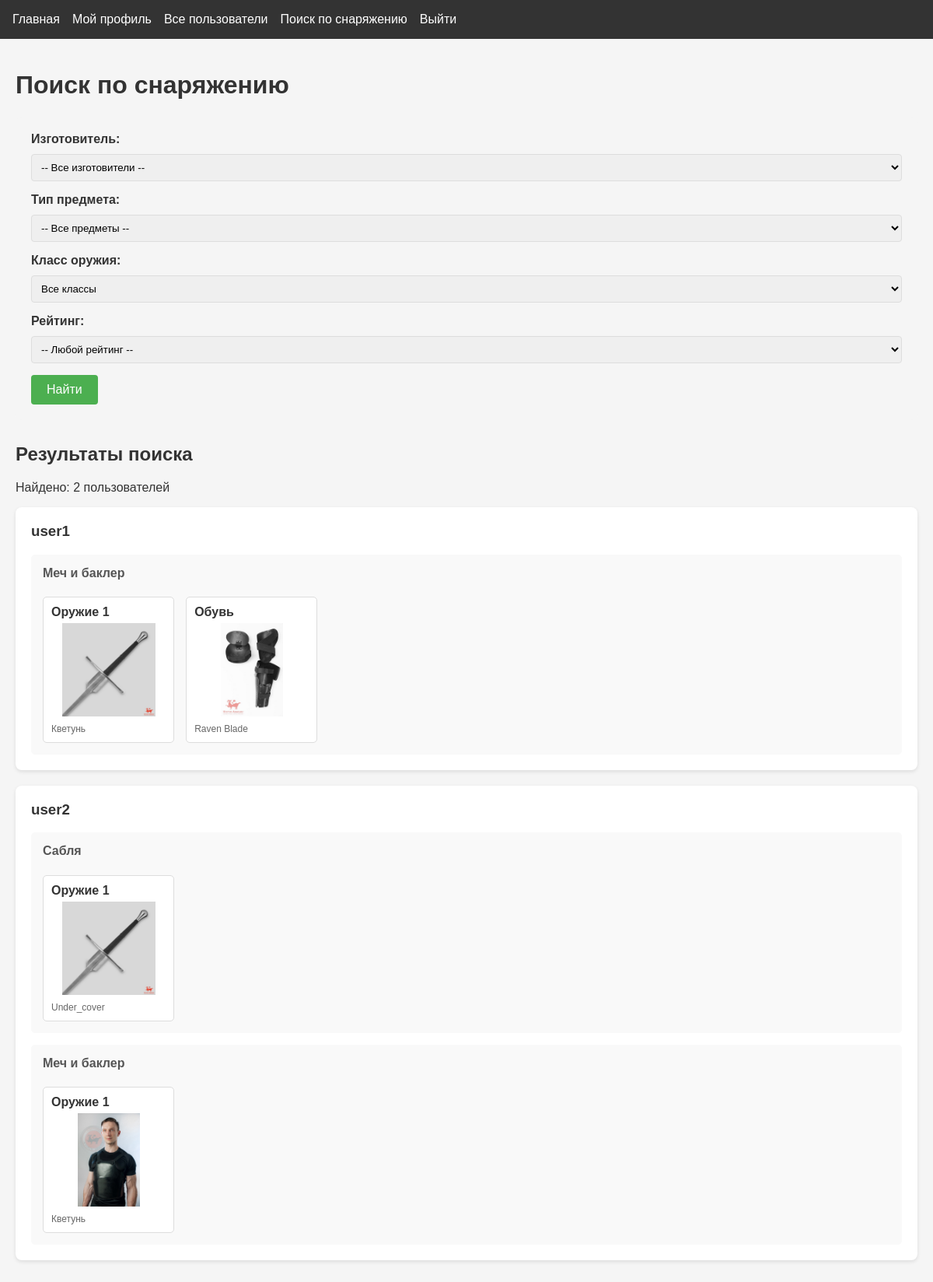
/search (signed in), run on an earlier commit of the app's database.
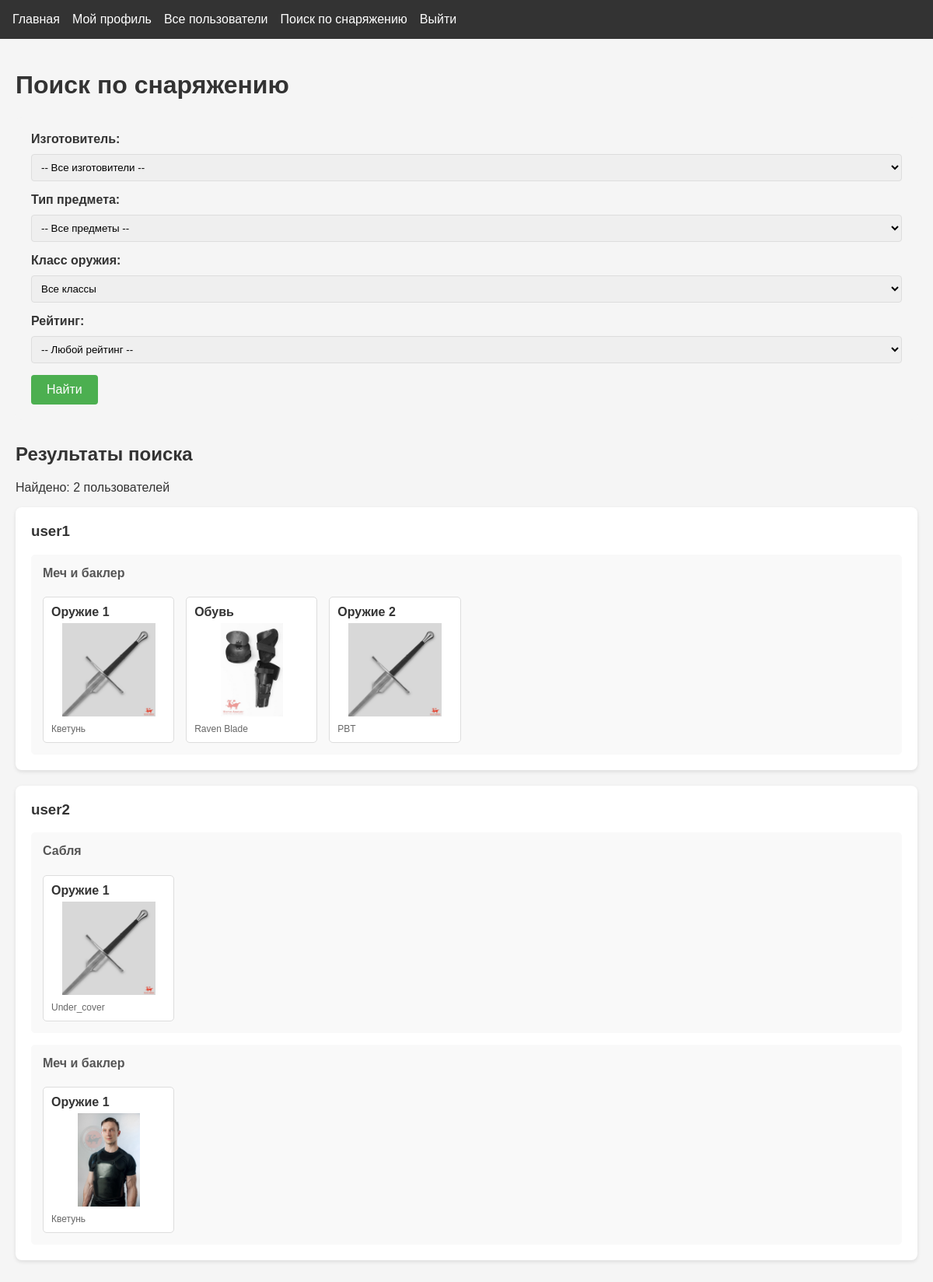
And on a later commit of the database.
### app.py (models this page shows)
class User(db.Model, UserMixin):
    id = db.Column(db.Integer, primary_key=True)
    username = db.Column(db.String(80), unique=True, nullable=False)
    password = db.Column(db.String(120), nullable=False)
    weapon_class = db.Column(db.String(20), default="sword_buckler")
    age = db.Column(db.Integer)
    real_name = db.Column(db.String(100))
    has_longsword = db.Column(db.Boolean, default=False)
    longsword_since = db.Column(db.Date)
    has_rapier = db.Column(db.Boolean, default=False)
    rapier_since = db.Column(db.Date)
    has_sabre = db.Column(db.Boolean, default=False)
    sabre_since = db.Column(db.Date)
    has_sword_buckler = db.Column(db.Boolean, default=False)
    sword_buckler_since = db.Column(db.Date)
    items = db.relationship(
        "InventoryItem", backref="user", lazy=True, cascade="all, delete-orphan"
    )

class InventoryItem(db.Model):
    id = db.Column(db.Integer, primary_key=True)
    user_id = db.Column(db.Integer, db.ForeignKey("user.id"), nullable=False)
    model = db.Column(db.String(20), default="none")  # изготовитель
    model_site = db.Column(db.Text)  # ссылка на изготовителя
    weapon_class = db.Column(db.String(20), default="all")  # 'all' или конкретный класс
    item_type = db.Column(db.String(20), nullable=False)
    image_paths = db.Column(db.Text)
    description = db.Column(db.Text)
    pros = db.Column(db.Text)
    cons = db.Column(db.Text)
    rating = db.Column(db.Integer)
    weight = db.Column(db.Float)  # вес
    length = db.Column(db.Float)  # длина
    balance_point = db.Column(db.Float)  # точка баланса
    point_perimeter = db.Column(db.Float)  # периметр пунты
    stiffness = db.Column(db.Float)  # жесткость

### app.py (the view, shortened to what this page needs)
@app.route("/search")
@login_required
def user_search_equip():
    manufacturer = request.args.get("manufacturer", "")
    item_type = request.args.get("item_type", "")
    weapon_class = request.args.get("weapon_class", "all")
    rating_item = request.args.get("rating", "")
    users = User.query.order_by(User.username).all()
    results = []
    for user in users:
        query = InventoryItem.query.filter_by(user_id=user.id)
        if manufacturer:
            query = query.filter_by(model=manufacturer)
        if rating_item:
            query = query.filter_by(rating=rating_item)
        if weapon_class != "all":
            query = query.filter(
                (InventoryItem.weapon_class == weapon_class) |
                (InventoryItem.weapon_class == "all")
            )
        items = query.all()
        if items:
            items_by_class = {}
            for item in items:
                if item.weapon_class not in items_by_class:
                    items_by_class[item.weapon_class] = []
                items_by_class[item.weapon_class].append(item)
            results.append({
                "user": user,
                "items_by_class": items_by_class
            })
    item_types = [
        "gorget", "head", "namasnik", "naplech", "torso",
        "ng", "brass", "lokti", "gloves", "sht",
        "pants", "shoes", "bag", "sword"
    ]
    return render_template(
        "search.html",
        results=results,
        search_manufacturer=manufacturer,
        search_item_type=item_type,
        search_weapon_class=weapon_class,
        weapon_classes={
            "sword_buckler": "Меч и баклер",
            "longsword": "Длинный меч",
            "rapier_dagger": "Рапира и дага",
            "sabre": "Сабля",
            "all": "Все классы"
        },
        manufacturers=[
            ("Kvetun", "Кветунь"),
            ("Gold_Sokol", "Золотой сокол"),
            ("PBT", "PBT"),
            ("SPES", "SPES"),
            ("Foxtail", "Fox Tail"),
            ("Fencing_shop", "Fencing shop"),
            ("pangolins", "Панголины"),
            ("Raidu", "Raidu"),
            ("under_cover", "Under Cover"),
            ("ultima_ratio", "Ultima Ratio"),
            ("raven_blade", "RavenBlade"),
            ("PikeArmory", "Pike Armory")
        ],
        rating=[1,2,3,4,5],
        search_rating=rating_item,
        item_types=item_types
    )

### app.py (called while the page is built)
@login_manager.user_loader
def load_user(user_id):
    return User.query.get(int(user_id))

### templates/search.html (shortened to what the changed rows need)
{% extends "base.html" %}
{% block content %}
<div class="search-container">
    <h1>Поиск по снаряжению</h1>
    {% if results %}
    <div class="search-results">
        <h2>Результаты поиска</h2>
        {% for result in results %}
        <div class="user-result">
            <h3>
                <a href="{{ url_for('view_profile', username=result.user.username) }}">
                    {{ result.user.username }}
                </a>
            </h3>
            {% for weapon_class, items in result.items_by_class.items() %}
            <div class="weapon-class-section">
                <h4>{{ weapon_classes.get(weapon_class, weapon_class) }}</h4>
                <div class="items-grid">
                    {% for item in items %}
                    <div class="search-item" onclick="showTooltip(event)">
                        <div class="item-type">
                            {% if item.item_type == 'gorget' %} Горжет
                            {% elif item.item_type == 'namasnik' %} Намасник
                            {% elif item.item_type == 'head' %} Маска
                            {% elif item.item_type == 'naplech' %} Наплечники
                            {% elif item.item_type == 'sword1' %} Оружие 1
                            {% elif item.item_type == 'torso' %} Куртка
                            {% elif item.item_type == 'ng' %} Нагрудник
                            {% elif item.item_type == 'sht' %} Штаны
                            {% elif item.item_type == 'pants' %} Ноги
                            {% elif item.item_type == 'brass' %} Брассары
                            {% elif item.item_type == 'sword2' %} Оружие 2
                            {% elif item.item_type == 'bag' %} Сумка
                            {% elif item.item_type == 'lokti' %} Локти
                            {% elif item.item_type == 'gloves' %} Перчатки
                            {% elif item.item_type == 'sword3' %} Оружие 3
                            {% elif item.item_type == 'shoes' %} Обувь
                            {%else%} -
                            {% endif%}
                        </div>
                        {% if item.image_paths %}
                        <img src="{{ url_for('static', filename='uploads/' + item.image_paths.split(',')[0]) }}"
                             alt="{{ item.item_type }}"
                             data-description="{{ item.description }}"
                             data-pros="{{ item.pros }}"
                             data-cons="{{ item.cons }}"
                             data-model="{{ item.model }}"
                             data-rating="{{ item.rating }}"
                             data-images="{{ item.image_paths }}"
                             data-weight="{{ item.weight }}"
                             data-length="{{ item.length }}"
                             data-balance-point="{{ item.balance_point }}"
                             data-point-perimeter="{{ item.point_perimeter }}"
                             data-stiffness="{{ item.stiffness }}">
                        {% else %}
                        <div class="no-image">Нет изображения</div>
                        {% endif %}
                        <div class="item-model">
                            {% if item.model == "Kvetun" %}Кветунь
                            {% elif item.model == "Gold_Sokol" %}Золотой сокол
                            {% elif item.model == "PikeArmory" %}Pike Armory
                            {% elif item.model == "PBT" %}PBT
                            {% elif item.model == "SPES" %}SPES
                            {% elif item.model == "Fencing_shop" %}Fencing shop
                            {% elif item.model == "pangolins" %}Панголины
                            {% elif item.model == "foxtail" %}Fox Tail
                            {% elif item.model == "Raidu" %}Raidu
                            {% elif item.model == "under_cover" %}Under Cover
                            {% elif item.model == "ultima_ratio" %}Ultima Ratio
                            {% elif item.model == "raven_blade" %}Raven Blade
                            {% else %}{{ item.model }}
                            {% endif %}
                        </div>
                    </div>
                    {% endfor %}
                </div>
            </div>
            {% endfor %}
        </div>
        {% endfor %}
    </div>
    {% elif request.args.get('manufacturer') or request.args.get('item_type') or request.args.get('weapon_class') %}
    <div class="no-results">
        <p>Ничего не найдено по вашему запросу.</p>
    </div>
    {% endif %}
</div>
{% endblock %}

What changed in the data, as far as the page shows it:
added InventoryItem: shows "Оружие 2", image_paths+item_type (picture), model "PBT", shown under "Меч и баклер"
